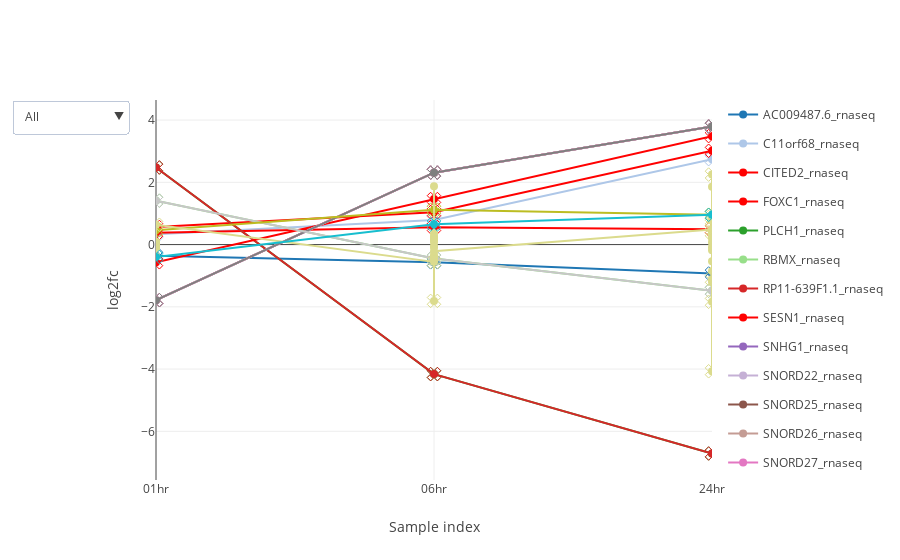

Notebook source saved alongside this figure:
### Markdown cell above
#### Query 2: 
    Changes that happen at all 3 timepoints for RNA-seq.

### Code cell
exp_data.rna.require_n_sig(n_sig=3, index='label').plot_species(plot_type='plotly');

### Figure 1 — Plotly figure (JSON) as saved in the notebook; plotly's stock layout.template omitted (floating-point values rounded to 4 significant figures)
{"data": [{"hoveron": "points", "legendgroup": "group_AC009487.6_rnaseq", "line": {"color": "rgba(0.12156862745098039,0.4666666666666667,0.7058823529411765,1.)"}, "marker": {"color": "rgba(0.12156862745098039,0.4666666666666667,0.7058823529411765,1.)", "size": 8, "symbol": "circle"}, "mode": "lines+markers", "name": "AC009487.6_rnaseq", "showlegend": true, "type": "scatter", "visible": true, "x": [0, 1, 2], "y": [-0.3556, -0.5686, -0.9287]}, {"hoveron": "points", "legendgroup": "group_AC009487.6_rnaseq", "line": {"color": "rgba(0.12156862745098039,0.4666666666666667,0.7058823529411765,1.)"}, "marker": {"color": "rgba(0.12156862745098039,0.4666666666666667,0.7058823529411765,1.)", "size": 12, "symbol": "x-open-dot"}, "mode": "markers", "name": "AC009487.6_rnaseq", "showlegend": false, "type": "scatter", "visible": true, "x": [0, 1, 2], "y": [-0.3556, -0.5686, -0.9287]}, {"hoveron": "points", "legendgroup": "group_C11orf68_rnaseq", "line": {"color": "rgba(0.6823529411764706,0.7803921568627451,0.9098039215686274,1.)"}, "marker": {"color": "rgba(0.6823529411764706,0.7803921568627451,0.9098039215686274,1.)", "size": 8, "symbol": "circle"}, "mode": "lines+markers", "name": "C11orf68_rnaseq", "showlegend": true, "type": "scatter", "visible": true, "x": [0, 1, 2], "y": [0.3331, 0.7925, 2.745]}, {"hoveron": "points", "legendgroup": "group_C11orf68_rnaseq", "line": {"color": "rgba(0.6823529411764706,0.7803921568627451,0.9098039215686274,1.)"}, "marker": {"color": "rgba(0.6823529411764706,0.7803921568627451,0.9098039215686274,1.)", "size": 12, "symbol": "x-open-dot"}, "mode": "markers", "name": "C11orf68_rnaseq", "showlegend": false, "type": "scatter", "visible": true, "x": [0, 1, 2], "y": [0.3331, 0.7925, 2.745]}, {"hoveron": "points", "legendgroup": "group_CITED2_rnaseq", "line": {"color": "rgba(1.0,0.4980392156862745,0.054901960784313725,1.)"}, "marker": {"color": "rgba(1.0,0.4980392156862745,0.054901960784313725,1.)", "size": 8, "symbol": "circle"}, "mode": "lines+markers", "name": "CITED2_rnaseq", "showlegend": true, "type": "scatter", "visible": true, "x": [0, 1, 2], "y": [0.5649, 1.04, 3.014]}, {"hoveron": "points", "legendgroup": "group_CITED2_rnaseq", "line": {"color": "rgba(1.0,0.4980392156862745,0.054901960784313725,1.)"}, "marker": {"color": "rgba(1.0,0.4980392156862745,0.054901960784313725,1.)", "size": 12, "symbol": "x-open-dot"}, "mode": "markers", "name": "CITED2_rnaseq", "showlegend": false, "type": "scatter", "visible": true, "x": [0, 1, 2], "y": [0.5649, 1.04, 3.014]}, {"hoveron": "points", "legendgroup": "group_FOXC1_rnaseq", "line": {"color": "rgba(1.0,0.7333333333333333,0.47058823529411764,1.)"}, "marker": {"color": "rgba(1.0,0.7333333333333333,0.47058823529411764,1.)", "size": 8, "symbol": "circle"}, "mode": "lines+markers", "name": "FOXC1_rnaseq", "showlegend": true, "type": "scatter", "visible": true, "x": [0, 1, 2], "y": [0.3772, 0.5609, 0.4915]}, {"hoveron": "points", "legendgroup": "group_FOXC1_rnaseq", "line": {"color": "rgba(1.0,0.7333333333333333,0.47058823529411764,1.)"}, "marker": {"color": "rgba(1.0,0.7333333333333333,0.47058823529411764,1.)", "size": 12, "symbol": "x-open-dot"}, "mode": "markers", "name": "FOXC1_rnaseq", "showlegend": false, "type": "scatter", "visible": true, "x": [0, 1, 2], "y": [0.3772, 0.5609, 0.4915]}, {"hoveron": "points", "legendgroup": "group_PLCH1_rnaseq", "line": {"color": "rgba(0.17254901960784313,0.6274509803921569,0.17254901960784313,1.)"}, "marker": {"color": "rgba(0.17254901960784313,0.6274509803921569,0.17254901960784313,1.)", "size": 8, "symbol": "circle"}, "mode": "lines+markers", "name": "PLCH1_rnaseq", "showlegend": true, "type": "scatter", "visible": true, "x": [0, 1, 2], "y": [2.476, -4.161, -6.712]}, {"hoveron": "points", "legendgroup": "group_PLCH1_rnaseq", "line": {"color": "rgba(0.17254901960784313,0.6274509803921569,0.17254901960784313,1.)"}, "marker": {"color": "rgba(0.17254901960784313,0.6274509803921569,0.17254901960784313,1.)", "size": 12, "symbol": "x-open-dot"}, "mode": "markers", "name": "PLCH1_rnaseq", "showlegend": false, "type": "scatter", "visible": true, "x": [0, 1, 2], "y": [2.476, -4.161, -6.712]}, {"hoveron": "points", "legendgroup": "group_RBMX_rnaseq", "line": {"color": "rgba(0.596078431372549,0.8745098039215686,0.5411764705882353,1.)"}, "marker": {"color": "rgba(0.596078431372549,0.8745098039215686,0.5411764705882353,1.)", "size": 8, "symbol": "circle"}, "mode": "lines+markers", "name": "RBMX_rnaseq", "showlegend": true, "type": "scatter", "visible": true, "x": [0, 1, 2], "y": [1.412, -0.4453, -1.483]}, {"hoveron": "points", "legendgroup": "group_RBMX_rnaseq", "line": {"color": "rgba(0.596078431372549,0.8745098039215686,0.5411764705882353,1.)"}, "marker": {"color": "rgba(0.596078431372549,0.8745098039215686,0.5411764705882353,1.)", "size": 12, "symbol": "x-open-dot"}, "mode": "markers", "name": "RBMX_rnaseq", "showlegend": false, "type": "scatter", "visible": true, "x": [0, 1, 2], "y": [1.412, -0.4453, -1.483]}, {"hoveron": "points", "legendgroup": "group_RP11-639F1.1_rnaseq", "line": {"color": "rgba(0.8392156862745098,0.15294117647058825,0.1568627450980392,1.)"}, "marker": {"color": "rgba(0.8392156862745098,0.15294117647058825,0.1568627450980392,1.)", "size": 8, "symbol": "circle"}, "mode": "lines+markers", "name": "RP11-639F1.1_rnaseq", "showlegend": true, "type": "scatter", "visible": true, "x": [0, 1, 2], "y": [2.476, -4.161, -6.712]}, {"hoveron": "points", "legendgroup": "group_RP11-639F1.1_rnaseq", "line": {"color": "rgba(0.8392156862745098,0.15294117647058825,0.1568627450980392,1.)"}, "marker": {"color": "rgba(0.8392156862745098,0.15294117647058825,0.1568627450980392,1.)", "size": 12, "symbol": "x-open-dot"}, "mode": "markers", "name": "RP11-639F1.1_rnaseq", "showlegend": false, "type": "scatter", "visible": true, "x": [0, 1, 2], "y": [2.476, -4.161, -6.712]}, {"hoveron": "points", "legendgroup": "group_SESN1_rnaseq", "line": {"color": "rgba(1.0,0.596078431372549,0.5882352941176471,1.)"}, "marker": {"color": "rgba(1.0,0.596078431372549,0.5882352941176471,1.)", "size": 8, "symbol": "circle"}, "mode": "lines+markers", "name": "SESN1_rnaseq", "showlegend": true, "type": "scatter", "visible": true, "x": [0, 1, 2], "y": [-0.5685, 1.463, 3.484]}, {"hoveron": "points", "legendgroup": "group_SESN1_rnaseq", "line": {"color": "rgba(1.0,0.596078431372549,0.5882352941176471,1.)"}, "marker": {"color": "rgba(1.0,0.596078431372549,0.5882352941176471,1.)", "size": 12, "symbol": "x-open-dot"}, "mode": "markers", "name": "SESN1_rnaseq", "showlegend": false, "type": "scatter", "visible": true, "x": [0, 1, 2], "y": [-0.5685, 1.463, 3.484]}, {"hoveron": "points", "legendgroup": "group_SNHG1_rnaseq", "line": {"color": "rgba(0.5803921568627451,0.403921568627451,0.7411764705882353,1.)"}, "marker": {"color": "rgba(0.5803921568627451,0.403921568627451,0.7411764705882353,1.)", "size": 8, "symbol": "circle"}, "mode": "lines+markers", "name": "SNHG1_rnaseq", "showlegend": true, "type": "scatter", "visible": true, "x": [0, 1, 2], "y": [-1.785, 2.311, 3.794]}, {"hoveron": "points", "legendgroup": "group_SNHG1_rnaseq", "line": {"color": "rgba(0.5803921568627451,0.403921568627451,0.7411764705882353,1.)"}, "marker": {"color": "rgba(0.5803921568627451,0.403921568627451,0.7411764705882353,1.)", "size": 12, "symbol": "x-open-dot"}, "mode": "markers", "name": "SNHG1_rnaseq", "showlegend": false, "type": "scatter", "visible": true, "x": [0, 1, 2], "y": [-1.785, 2.311, 3.794]}, {"hoveron": "points", "legendgroup": "group_SNORD22_rnaseq", "line": {"color": "rgba(0.7725490196078432,0.6901960784313725,0.8352941176470589,1.)"}, "marker": {"color": "rgba(0.7725490196078432,0.6901960784313725,0.8352941176470589,1.)", "size": 8, "symbol": "circle"}, "mode": "lines+markers", "name": "SNORD22_rnaseq", "showlegend": true, "type": "scatter", "visible": true, "x": [0, 1, 2], "y": [-1.785, 2.311, 3.794]}, {"hoveron": "points", "legendgroup": "group_SNORD22_rnaseq", "line": {"color": "rgba(0.7725490196078432,0.6901960784313725,0.8352941176470589,1.)"}, "marker": {"color": "rgba(0.7725490196078432,0.6901960784313725,0.8352941176470589,1.)", "size": 12, "symbol": "x-open-dot"}, "mode": "markers", "name": "SNORD22_rnaseq", "showlegend": false, "type": "scatter", "visible": true, "x": [0, 1, 2], "y": [-1.785, 2.311, 3.794]}, {"hoveron": "points", "legendgroup": "group_SNORD25_rnaseq", "line": {"color": "rgba(0.5490196078431373,0.33725490196078434,0.29411764705882354,1.)"}, "marker": {"color": "rgba(0.5490196078431373,0.33725490196078434,0.29411764705882354,1.)", "size": 8, "symbol": "circle"}, "mode": "lines+markers", "name": "SNORD25_rnaseq", "showlegend": true, "type": "scatter", "visible": true, "x": [0, 1, 2], "y": [-1.785, 2.311, 3.794]}, {"hoveron": "points", "legendgroup": "group_SNORD25_rnaseq", "line": {"color": "rgba(0.5490196078431373,0.33725490196078434,0.29411764705882354,1.)"}, "marker": {"color": "rgba(0.5490196078431373,0.33725490196078434,0.29411764705882354,1.)", "size": 12, "symbol": "x-open-dot"}, "mode": "markers", "name": "SNORD25_rnaseq", "showlegend": false, "type": "scatter", "visible": true, "x": [0, 1, 2], "y": [-1.785, 2.311, 3.794]}, {"hoveron": "points", "legendgroup": "group_SNORD26_rnaseq", "line": {"color": "rgba(0.7686274509803922,0.611764705882353,0.5803921568627451,1.)"}, "marker": {"color": "rgba(0.7686274509803922,0.611764705882353,0.5803921568627451,1.)", "size": 8, "symbol": "circle"}, "mode": "lines+markers", "name": "SNORD26_rnaseq", "showlegend": true, "type": "scatter", "visible": true, "x": [0, 1, 2], "y": [-1.785, 2.311, 3.794]}, {"hoveron": "points", "legendgroup": "group_SNORD26_rnaseq", "line": {"color": "rgba(0.7686274509803922,0.611764705882353,0.5803921568627451,1.)"}, "marker": {"color": "rgba(0.7686274509803922,0.611764705882353,0.5803921568627451,1.)", "size": 12, "symbol": "x-open-dot"}, "mode": "markers", "name": "SNORD26_rnaseq", "showlegend": false, "type": "scatter", "visible": true, "x": [0, 1, 2], "y": [-1.785, 2.311, 3.794]}, {"hoveron": "points", "legendgroup": "group_SNORD27_rnaseq", "line": {"color": "rgba(0.8901960784313725,0.4666666666666667,0.7607843137254902,1.)"}, "marker": {"color": "rgba(0.8901960784313725,0.4666666666666667,0.7607843137254902,1.)", "size": 8, "symbol": "circle"}, "mode": "lines+markers", "name": "SNORD27_rnaseq", "showlegend": true, "type": "scatter", "visible": true, "x": [0, 1, 2], "y": [-1.785, 2.311, 3.794]}, {"hoveron": "points", "legendgroup": "group_SNORD27_rnaseq", "line": {"color": "rgba(0.8901960784313725,0.4666666666666667,0.7607843137254902,1.)"}, "marker": {"color": "rgba(0.8901960784313725,0.4666666666666667,0.7607843137254902,1.)", "size": 12, "symbol": "x-open-dot"}, "mode": "markers", "name": "SNORD27_rnaseq", "showlegend": false, "type": "scatter", "visible": true, "x": [0, 1, 2], "y": [-1.785, 2.311, 3.794]}, {"hoveron": "points", "legendgroup": "group_SNORD28_rnaseq", "line": {"color": "rgba(0.9686274509803922,0.7137254901960784,0.8235294117647058,1.)"}, "marker": {"color": "rgba(0.9686274509803922,0.7137254901960784,0.8235294117647058,1.)", "size": 8, "symbol": "circle"}, "mode": "lines+markers", "name": "SNORD28_rnaseq", "showlegend": true, "type": "scatter", "visible": true, "x": [0, 1, 2], "y": [-1.785, 2.311, 3.794]}, {"hoveron": "points", "legendgroup": "group_SNORD28_rnaseq", "line": {"color": "rgba(0.9686274509803922,0.7137254901960784,0.8235294117647058,1.)"}, "marker": {"color": "rgba(0.9686274509803922,0.7137254901960784,0.8235294117647058,1.)", "size": 12, "symbol": "x-open-dot"}, "mode": "markers", "name": "SNORD28_rnaseq", "showlegend": false, "type": "scatter", "visible": true, "x": [0, 1, 2], "y": [-1.785, 2.311, 3.794]}, {"hoveron": "points", "legendgroup": "group_SNORD30_rnaseq", "line": {"color": "rgba(0.4980392156862745,0.4980392156862745,0.4980392156862745,1.)"}, "marker": {"color": "rgba(0.4980392156862745,0.4980392156862745,0.4980392156862745,1.)", "size": 8, "symbol": "circle"}, "mode": "lines+markers", "name": "SNORD30_rnaseq", "showlegend": true, "type": "scatter", "visible": true, "x": [0, 1, 2], "y": [-1.785, 2.311, 3.794]}, {"hoveron": "points", "legendgroup": "group_SNORD30_rnaseq", "line": {"color": "rgba(0.4980392156862745,0.4980392156862745,0.4980392156862745,1.)"}, "marker": {"color": "rgba(0.4980392156862745,0.4980392156862745,0.4980392156862745,1.)", "size": 12, "symbol": "x-open-dot"}, "mode": "markers", "name": "SNORD30_rnaseq", "showlegend": false, "type": "scatter", "visible": true, "x": [0, 1, 2], "y": [-1.785, 2.311, 3.794]}, {"hoveron": "points", "legendgroup": "group_SNORD61_rnaseq", "line": {"color": "rgba(0.7803921568627451,0.7803921568627451,0.7803921568627451,1.)"}, "marker": {"color": "rgba(0.7803921568627451,0.7803921568627451,0.7803921568627451,1.)", "size": 8, "symbol": "circle"}, "mode": "lines+markers", "name": "SNORD61_rnaseq", "showlegend": true, "type": "scatter", "visible": true, "x": [0, 1, 2], "y": [1.412, -0.4453, -1.483]}, {"hoveron": "points", "legendgroup": "group_SNORD61_rnaseq", "line": {"color": "rgba(0.7803921568627451,0.7803921568627451,0.7803921568627451,1.)"}, "marker": {"color": "rgba(0.7803921568627451,0.7803921568627451,0.7803921568627451,1.)", "size": 12, "symbol": "x-open-dot"}, "mode": "markers", "name": "SNORD61_rnaseq", "showlegend": false, "type": "scatter", "visible": true, "x": [0, 1, 2], "y": [1.412, -0.4453, -1.483]}, {"hoveron": "points", "legendgroup": "group_TNFSF9_rnaseq", "line": {"color": "rgba(0.7372549019607844,0.7411764705882353,0.13333333333333333,1.)"}, "marker": {"color": "rgba(0.7372549019607844,0.7411764705882353,0.13333333333333333,1.)", "size": 8, "symbol": "circle"}, "mode": "lines+markers", "name": "TNFSF9_rnaseq", "showlegend": true, "type": "scatter", "visible": true, "x": [0, 1, 2], "y": [0.4608, 1.122, 0.9594]}, {"hoveron": "points", "legendgroup": "group_TNFSF9_rnaseq", "line": {"color": "rgba(0.7372549019607844,0.7411764705882353,0.13333333333333333,1.)"}, "marker": {"color": "rgba(0.7372549019607844,0.7411764705882353,0.13333333333333333,1.)", "size": 12, "symbol": "x-open-dot"}, "mode": "markers", "name": "TNFSF9_rnaseq", "showlegend": false, "type": "scatter", "visible": true, "x": [0, 1, 2], "y": [0.4608, 1.122, 0.9594]}, {"hoveron": "points", "legendgroup": "group_Y_RNA_rnaseq", "line": {"color": "rgba(0.8588235294117647,0.8588235294117647,0.5529411764705883,1.)"}, "marker": {"color": "rgba(0.8588235294117647,0.8588235294117647,0.5529411764705883,1.)", "size": 8, "symbol": "circle"}, "mode": "lines+markers", "name": "Y_RNA_rnaseq", "showlegend": true, "type": "scatter", "visible": true, "x": [0, 0, 0, 0, 0, 0, 0, 0, 0, 0, 0, 0, 0, 0, 1, 1, 1, 1, 1, 1, 1, 1, 1, 1, 1, 1, 1, 1, 1, 2, 2, 2, 2, 2, 2, 2, 2, 2, 2, 2, 2, 2, 2, 2, 2, 2, 2], "y": [-0.03979, -0.377, -0.0002818, 0.004291, -0.004495, -0.01265, -0.05346, 0.07775, -0.081, 0.08674, 0.09391, -0.1022, -0.1031, 0.6368, -0.5576, 1.877, -0.4835, -1.809, -0.4274, 0.3672, 0.2634, 0.2295, -0.3342, 0.1801, 0.1513, 0.08085, -0.07282, -0.0682, -0.2149, 0.4875, 0.2001, -1.205, -0.8491, 0.06948, -0.0887, -0.1783, 0.2719, 0.8901, -4.07, -1.839, 0.3909, 0.4895, 0.7747, -1.102, -0.5364, 2.249, 1.858]}, {"hoveron": "points", "legendgroup": "group_Y_RNA_rnaseq", "line": {"color": "rgba(0.8588235294117647,0.8588235294117647,0.5529411764705883,1.)"}, "marker": {"color": "rgba(0.8588235294117647,0.8588235294117647,0.5529411764705883,1.)", "size": 12, "symbol": "x-open-dot"}, "mode": "markers", "name": "Y_RNA_rnaseq", "showlegend": false, "type": "scatter", "visible": true, "x": [0, 1, 1, 2, 2, 2, 2, 2, 2, 2, 2], "y": [0.6368, -0.5576, -1.809, 0.8901, -4.07, -1.839, 0.3909, 0.4895, 0.7747, -1.102, 2.249]}, {"hoveron": "points", "legendgroup": "group_ZDBF2_rnaseq", "line": {"color": "rgba(0.09019607843137255,0.7450980392156863,0.8117647058823529,1.)"}, "marker": {"color": "rgba(0.09019607843137255,0.7450980392156863,0.8117647058823529,1.)", "size": 8, "symbol": "circle"}, "mode": "lines+markers", "name": "ZDBF2_rnaseq", "showlegend": true, "type": "scatter", "visible": true, "x": [0, 1, 2], "y": [-0.3983, 0.6498, 0.9564]}, {"hoveron": "points", "legendgroup": "group_ZDBF2_rnaseq", "line": {"color": "rgba(0.09019607843137255,0.7450980392156863,0.8117647058823529,1.)"}, "marker": {"color": "rgba(0.09019607843137255,0.7450980392156863,0.8117647058823529,1.)", "size": 12, "symbol": "x-open-dot"}, "mode": "markers", "name": "ZDBF2_rnaseq", "showlegend": false, "type": "scatter", "visible": true, "x": [0, 1, 2], "y": [-0.3983, 0.6498, 0.9564]}], "layout": {"hovermode": "closest", "showlegend": true, "title": null, "updatemenus": [{"buttons": [{"args": ["visible", [true, true, true, true, true, true, true, true, true, true, true, true, true, true, true, true, true, true, true, true, true, true, true, true, true, true, true, true, true, true, true, true, true, true, true, true, true, true]], "label": "All", "method": "restyle"}, {"args": ["visible", [true, true, false, false, false, false, false, false, false, false, false, false, false, false, false, false, false, false, false, false, false, false, false, false, false, false, false, false, false, false, false, false, false, false, false, false, false, false]], "label": "AC009487.6", "method": "restyle"}, {"args": ["visible", [false, false, true, true, false, false, false, false, false, false, false, false, false, false, false, false, false, false, false, false, false, false, false, false, false, false, false, false, false, false, false, false, false, false, false, false, false, false]], "label": "C11orf68", "method": "restyle"}, {"args": ["visible", [false, false, false, false, true, true, false, false, false, false, false, false, false, false, false, false, false, false, false, false, false, false, false, false, false, false, false, false, false, false, false, false, false, false, false, false, false, false]], "label": "CITED2", "method": "restyle"}, {"args": ["visible", [false, false, false, false, false, false, true, true, false, false, false, false, false, false, false, false, false, false, false, false, false, false, false, false, false, false, false, false, false, false, false, false, false, false, false, false, false, false]], "label": "FOXC1", "method": "restyle"}, {"args": ["visible", [false, false, false, false, false, false, false, false, true, true, false, false, false, false, false, false, false, false, false, false, false, false, false, false, false, false, false, false, false, false, false, false, false, false, false, false, false, false]], "label": "PLCH1", "method": "restyle"}, {"args": ["visible", [false, false, false, false, false, false, false, false, false, false, true, true, false, false, false, false, false, false, false, false, false, false, false, false, false, false, false, false, false, false, false, false, false, false, false, false, false, false]], "label": "RBMX", "method": "restyle"}, {"args": ["visible", [false, false, false, false, false, false, false, false, false, false, false, false, true, true, false, false, false, false, false, false, false, false, false, false, false, false, false, false, false, false, false, false, false, false, false, false, false, false]], "label": "RP11-639F1.1", "method": "restyle"}, {"args": ["visible", [false, false, false, false, false, false, false, false, false, false, false, false, false, false, true, true, false, false, false, false, false, false, false, false, false, false, false, false, false, false, false, false, false, false, false, false, false, false]], "label": "SESN1", "method": "restyle"}, {"args": ["visible", [false, false, false, false, false, false, false, false, false, false, false, false, false, false, false, false, true, true, false, false, false, false, false, false, false, false, false, false, false, false, false, false, false, false, false, false, false, false]], "label": "SNHG1", "method": "restyle"}, {"args": ["visible", [false, false, false, false, false, false, false, false, false, false, false, false, false, false, false, false, false, false, true, true, false, false, false, false, false, false, false, false, false, false, false, false, false, false, false, false, false, false]], "label": "SNORD22", "method": "restyle"}, {"args": ["visible", [false, false, false, false, false, false, false, false, false, false, false, false, false, false, false, false, false, false, false, false, true, true, false, false, false, false, false, false, false, false, false, false, false, false, false, false, false, false]], "label": "SNORD25", "method": "restyle"}, {"args": ["visible", [false, false, false, false, false, false, false, false, false, false, false, false, false, false, false, false, false, false, false, false, false, false, true, true, false, false, false, false, false, false, false, false, false, false, false, false, false, false]], "label": "SNORD26", "method": "restyle"}, {"args": ["visible", [false, false, false, false, false, false, false, false, false, false, false, false, false, false, false, false, false, false, false, false, false, false, false, false, true, true, false, false, false, false, false, false, false, false, false, false, false, false]], "label": "SNORD27", "method": "restyle"}, {"args": ["visible", [false, false, false, false, false, false, false, false, false, false, false, false, false, false, false, false, false, false, false, false, false, false, false, false, false, false, true, true, false, false, false, false, false, false, false, false, false, false]], "label": "SNORD28", "method": "restyle"}, {"args": ["visible", [false, false, false, false, false, false, false, false, false, false, false, false, false, false, false, false, false, false, false, false, false, false, false, false, false, false, false, false, true, true, false, false, false, false, false, false, false, false]], "label": "SNORD30", "method": "restyle"}, {"args": ["visible", [false, false, false, false, false, false, false, false, false, false, false, false, false, false, false, false, false, false, false, false, false, false, false, false, false, false, false, false, false, false, true, true, false, false, false, false, false, false]], "label": "SNORD61", "method": "restyle"}, {"args": ["visible", [false, false, false, false, false, false, false, false, false, false, false, false, false, false, false, false, false, false, false, false, false, false, false, false, false, false, false, false, false, false, false, false, true, true, false, false, false, false]], "label": "TNFSF9", "method": "restyle"}, {"args": ["visible", [false, false, false, false, false, false, false, false, false, false, false, false, false, false, false, false, false, false, false, false, false, false, false, false, false, false, false, false, false, false, false, false, false, false, true, true, false, false]], "label": "Y_RNA", "method": "restyle"}, {"args": ["visible", [false, false, false, false, false, false, false, false, false, false, false, false, false, false, false, false, false, false, false, false, false, false, false, false, false, false, false, false, false, false, false, false, false, false, false, false, true, true]], "label": "ZDBF2", "method": "restyle"}], "x": -0.05, "y": 1, "yanchor": "top"}], "xaxis": {"range": [0, 2], "showticklabels": true, "tickmode": "array", "ticktext": ["01hr", "06hr", "24hr"], "tickvals": [0, 1, 2], "title": "Sample index"}, "yaxis": {"title": "log2fc"}}}
